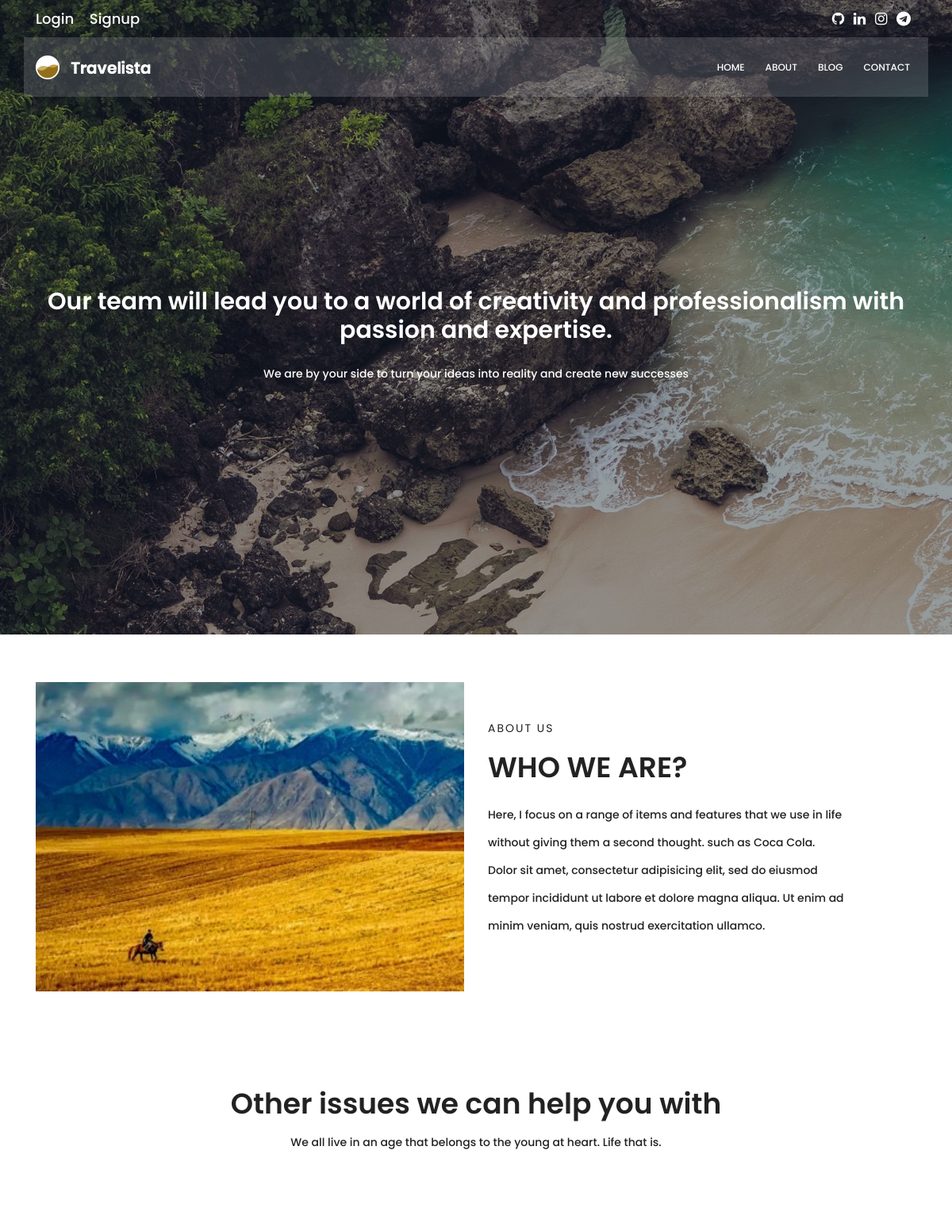
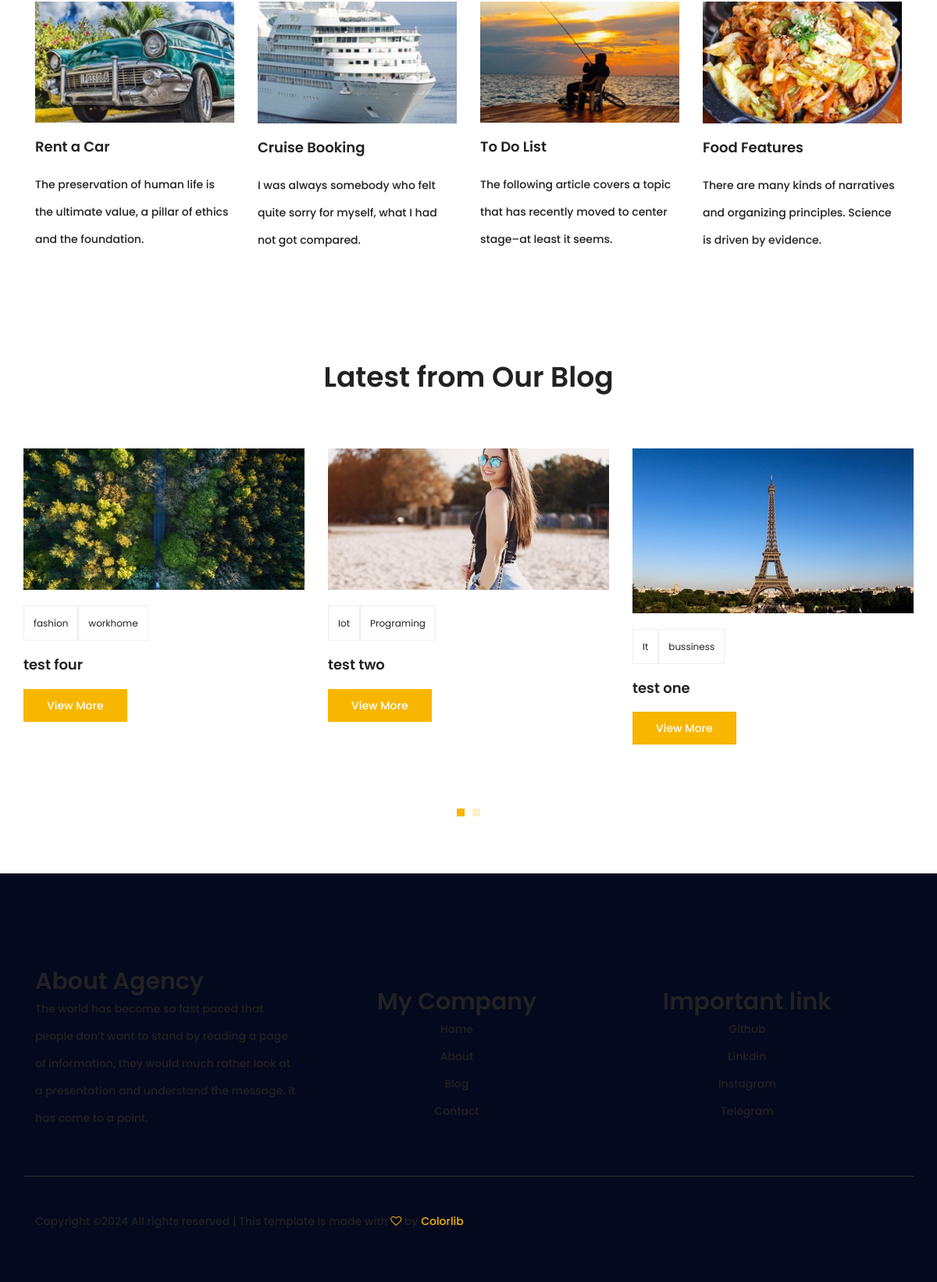
/about, run on the app's committed database (2 pictures, top to bottom).
### blog/models.py (models this page shows, shortened)
class Post(models.Model):
    image = models.ImageField(upload_to='blog/', default='blog/default.jpg')
    author = models.ForeignKey(User, related_name="author", on_delete=models.SET_NULL, null=True)
    title = models.CharField(max_length=100)
    content = models.TextField()
    category = models.ManyToManyField(category, blank=True)
    tags = TaggableManager()
    counted_views = models.IntegerField(default=0)
    status = models.BooleanField(default=False)
    login_require = models.BooleanField(default=False)
    published_date = models.DateTimeField(null=True)
    created_date = models.DateTimeField(auto_now_add=True)
    updated_date = models.DateTimeField(auto_now=True)
    class Meta:
        ordering = ['created_date']
        verbose_name = 'پست'
        verbose_name_plural = ' پست ها'

class category(models.Model):
    name = models.CharField(max_length=255)

### website/views.py (the view)
def about_view(request):
    return render(request, 'website/about.html')

### blog/templatetags/blog_tags.py (called while the page is built)
@register.inclusion_tag('blog/latest_blog_posts.html')
def latest_posts():
    posts = Post.objects.filter(status=1).order_by('published_date')
    return {'posts': posts}

### templates/website/about.html
{% extends "base.html" %}
{% load static %}
{% load blog_tags %}
{% block content %}
<section class="banner-area relative">
  <div class="overlay overlay-bg"></div>
  <div class="container">
    <div class="row fullscreen align-items-center justify-content-between">
      <div class="about-content blog-header-content col-lg-12">
        <h2 class="text-white">Our team will lead you to a world of creativity and professionalism with passion and expertise.</h2>
        <p class="text-white">
          We are by your side to turn your ideas into reality and create new successes
        </p>
      </div>
    </div>
  </div>
</section>
<section class="about-info-area section-gap">
  <div class="container">
    <div class="row align-items-center">
      <div class="col-lg-6 info-left">
        <img class="img-fluid" src="{% static 'img/b2.jpg' %}" alt="" />
      </div>
      <div class="col-lg-6 info-right">
        <h6>About Us</h6>
        <h1>Who We Are?</h1>
        <p>
          Here, I focus on a range of items and features that we use in life
          without giving them a second thought. such as Coca Cola. Dolor sit
          amet, consectetur adipisicing elit, sed do eiusmod tempor incididunt
          ut labore et dolore magna aliqua. Ut enim ad minim veniam, quis
          nostrud exercitation ullamco.
        </p>
      </div>
    </div>
  </div>
</section>
<section class="other-issue-area section-gap">
  <div class="container">
    <div class="row d-flex justify-content-center">
      <div class="menu-content pb-70 col-lg-9">
        <div class="title text-center">
          <h1 class="mb-10">Other issues we can help you with</h1>
          <p>
            We all live in an age that belongs to the young at heart. Life that
            is.
          </p>
        </div>
      </div>
    </div>
    <div class="row">
      <div class="col-lg-3 col-md-6">
        <div class="single-other-issue">
          <div class="thumb">
            <img class="img-fluid" src="{% static 'img/o1.jpg' %}" alt="" />
          </div>
          <a href="#">
            <h4>Rent a Car</h4>
          </a>
          <p>
            The preservation of human life is the ultimate value, a pillar of
            ethics and the foundation.
          </p>
        </div>
      </div>
      <div class="col-lg-3 col-md-6">
        <div class="single-other-issue">
          <div class="thumb">
            <img class="img-fluid" src="{% static 'img/o2.jpg' %}" alt="" />
          </div>
          <a href="#">
            <h4>Cruise Booking</h4>
          </a>
          <p>
            I was always somebody who felt quite sorry for myself, what I had
            not got compared.
          </p>
        </div>
      </div>
      <div class="col-lg-3 col-md-6">
        <div class="single-other-issue">
          <div class="thumb">
            <img class="img-fluid" src="{% static 'img/o3.jpg' %}" alt="" />
          </div>
          <a href="#">
            <h4>To Do List</h4>
          </a>
          <p>
            The following article covers a topic that has recently moved to
            center stage–at least it seems.
          </p>
        </div>
      </div>
      <div class="col-lg-3 col-md-6">
        <div class="single-other-issue">
          <div class="thumb">
            <img class="img-fluid" src="{% static 'img/o4.jpg' %}" alt="" />
          </div>
          <a href="#">
            <h4>Food Features</h4>
          </a>
          <p>
            There are many kinds of narratives and organizing principles.
            Science is driven by evidence.
          </p>
        </div>
      </div>
    </div>
  </div>
</section>
<section class="recent-blog-area section-gap">
  <div class="container">
    <div class="row d-flex justify-content-center">
      <div class="menu-content pb-60 col-lg-9">
        <div class="title text-center">
          <h1 class="mb-10">Latest from Our Blog</h1>
        </div>
      </div>
    </div>
      {% latest_posts %}
</section>
{% endblock %}

### templates/blog/latest_blog_posts.html
{% load static %}
<div class="row">
    <div class="active-recent-blog-carusel">
        {% for post in posts %}
        <div class="single-recent-blog-post item">
            <div class="thumb">
            <img class="img-fluid" src="{{ post.image.url }}" alt="{{ post.title }}" style="width: 100%; height: auto;" />
        </div>
        <div class="details">
            <div class="tags">
                <ul class="tags">
                    {% for cat in post.category.all %}
                      <li><a href="{% url 'blog:category' cat_name=cat.name %}">{{ cat.name }}</a>
                    {% endfor %}
                </ul>
            </div>
            <a href="{% url 'blog:single' pid=post.id %}"><h4 class="title">{{ post.title }}</h4></a>
            <a href="{% url 'blog:single' pid=post.id %}" class="primary-btn">View More</a>
        </div>
    </div>
    {% endfor %}
</div>

### statics/css/main.css (style rules this page uses)
body { color: #222222; font-family: "Poppins", sans-serif; font-size: 14px; font-weight: 500; line-height: 2.5em; position: relative; }
ol, ul { margin: 0; padding: 0; list-style: none; }
a { -webkit-transition: all 0.3s ease 0s; -moz-transition: all 0.3s ease 0s; -o-transition: all 0.3s ease 0s; transition: all 0.3s ease 0s; }
a, a:focus, a:hover { text-decoration: none; outline: 0; }
h1, h2, h3, h4, h5, h6 { font-family: "Poppins", sans-serif; color: #222222; line-height: 1.2em !important; margin-bottom: 0; margin-top: 0; font-weight: 600; }
h1, .h1 { font-size: 36px; }
h2, .h2 { font-size: 30px; }
h4, .h4 { font-size: 18px; }
h6, .h6 { font-size: 14px; color: #222222; }
.mb-10 { margin-bottom: 10px; }
.pb-60 { padding-bottom: 60px; }
.pb-70 { padding-bottom: 70px; }
.text-white { color: #fff; }
.text-center { text-align: center; }
.relative { position: relative; }
.overlay { position: absolute; left: 0; right: 0; top: 0; bottom: 0; }
h1 { font-size: 36px; }
h2 { font-size: 30px; }
h4 { font-size: 18px; }
h6 { font-size: 14px; }
h1, h2, h3, h4, h5, h6 { line-height: 1.5em; }
.section-gap { padding: 60px 0; }
.primary-btn { background: #f8b600; line-height: 42px; padding-left: 30px; padding-right: 30px; border: none; color: #fff; display: inline-block; font-size: 14px; font-weight: 500; position: relative; -webkit-transition: all 0.3s ease 0s; -moz-transition: all 0.3s ease 0s; -o-transition: all 0.3s ease 0s; transition: all 0.3s ease 0s; cursor: pointer; position: relative; }
.banner-area { background: url(../img/hero-bg.jpg) center; background-size: cover; }
.banner-area .overlay-bg { background: rgba(4, 9, 30, 0.4); }
.single-other-issue .thumb { overflow: hidden; }
.single-other-issue .thumb img { width: 100%; -webkit-transition: all 0.3s ease 0s; -moz-transition: all 0.3s ease 0s; -o-transition: all 0.3s ease 0s; transition: all 0.3s ease 0s; }
.single-other-issue h4 { margin: 20px 0; -webkit-transition: all 0.3s ease 0s; -moz-transition: all 0.3s ease 0s; -o-transition: all 0.3s ease 0s; transition: all 0.3s ease 0s; }
.recent-blog-area .single-recent-blog-post .thumb { overflow: hidden; }
.recent-blog-area .single-recent-blog-post .thumb img { -webkit-transition: all 0.3s ease 0s; -moz-transition: all 0.3s ease 0s; -o-transition: all 0.3s ease 0s; transition: all 0.3s ease 0s; }
.recent-blog-area .single-recent-blog-post .tags { margin: 20px 0px; }
.recent-blog-area .single-recent-blog-post .tags li { display: inline-block; border: 1px solid #eee; padding: 4px 12px; -webkit-transition: all 0.3s ease 0s; -moz-transition: all 0.3s ease 0s; -o-transition: all 0.3s ease 0s; transition: all 0.3s ease 0s; }
.recent-blog-area .single-recent-blog-post .tags li a { font-weight: 400; font-size: 12px; color: #222; }
.recent-blog-area .single-recent-blog-post .title { -webkit-transition: all 0.3s ease 0s; -moz-transition: all 0.3s ease 0s; -o-transition: all 0.3s ease 0s; transition: all 0.3s ease 0s; margin: 20px 0; }
.about-content { margin-top: 70px; padding: 90px 0px; text-align: center; }
.about-info-area .info-left img { width: 100%; }
.about-info-area .info-right h6 { text-transform: uppercase; letter-spacing: 2px; font-weight: 400; }
.about-info-area .info-right h1 { text-transform: uppercase; margin: 20px 0px; }
.about-info-area .info-right p { max-width: 450px; }
.blog-header-content p { margin: 20px 0px; }

### data on the page
Post: image (picture), title "test four"
category: name "fashion"
category: name "workhome"
Post: image (picture), title "test two"
category: name "Iot"
category: name "Programing"
Post: image (picture), title "test one"
category: name "It"
category: name "bussiness"
